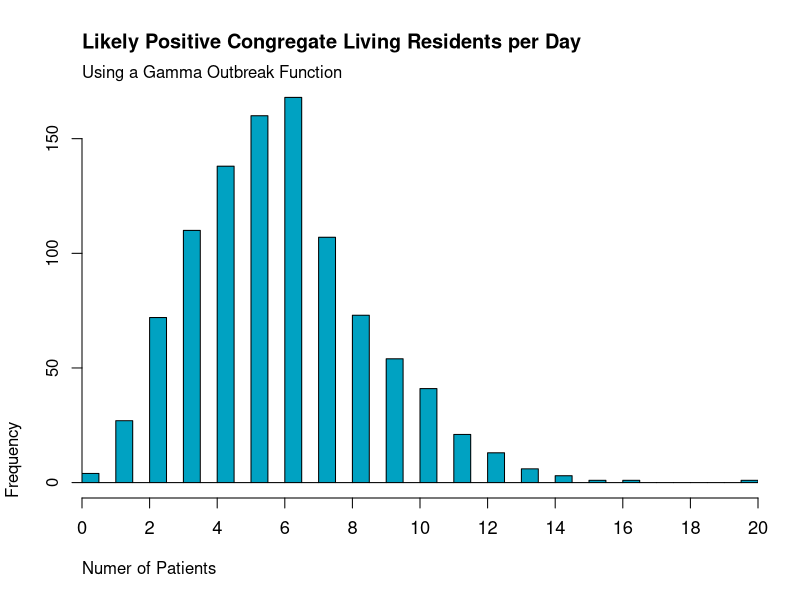
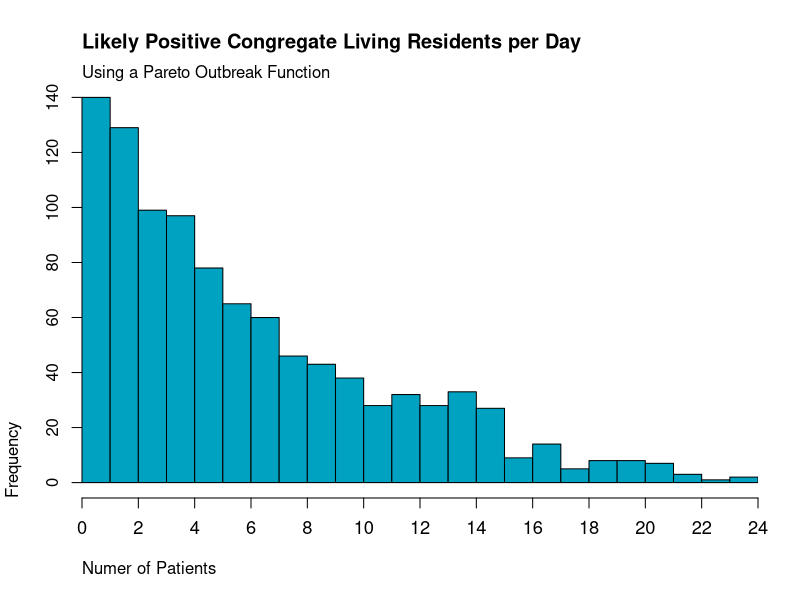

Write R code to recreate these figures, in order. (Note: this script raises an error after producing the figures.)
library(tidyverse)
n.sim <- 1000
lambda <- 8/56 # 8 nursing homes in 45 days

diff.Date(c(as.Date("2020-03-18"), Sys.Date()))

generate_convolution <- function(n_sim=1000, lambda = 8/56, mu = 40, 
																 sigma = 10, alpa_tol = .05, 
																 covar = .3, 
																 severity_func = "gamma", severity_cap = 100){
	
	severity_function <- match.arg(severity_func, c("gamma", "pareto"))
	if(severity_func=="gamma"){
		# Severity
		sigma.sq <- sigma^2
		beta <- mu/sigma.sq
		alpha <- beta * mu
		severity <- rgamma(n_sim, alpha, beta)
	} else{
		
		severity <- rmutil::rpareto(n = n_sim, m = mu, s = 100000)
		
		severity[severity>severity_cap] <- severity_cap
	}
	
	
	# Frequency
	frequency <- rpois(n_sim, lambda)
	
	frequency <- frequency * (1+covar)*rbinom(n_sim, 1, covar)
	
	# Convolution
	loss <- rpois(n_sim, severity * lambda)
	
	list(loss = loss, 
			 severity = severity, 
			 frequency = frequency)
}


# gamma severity function -------------------------------------------------

loss <- generate_convolution(lambda = 8/56, covar = 0)

summary(loss[["loss"]])
hist(loss[["loss"]], breaks = 30, right = FALSE,
		 col = "#00A2C2", 
		 xlab = "Numer of Patients",
		 main = "Likely Positive Congregate Living Residents per Day", 
		 adj=0, xaxs="i", xaxt="n", bty="l")
axis(1, seq(0,40,2), cex.axis=1.1, cex.lab=1.1)
mtext(text = "Using a Gamma Outbreak Function", side = 3, adj = 0)


# pareto severity function ------------------------------------------------

loss <- generate_convolution(lambda = 8/56, covar = 0, severity_func = "pareto")

summary(loss[["loss"]])
summary(loss[["severity"]])
hist(loss[["loss"]], breaks = 30, right = FALSE,
		 col = "#00A2C2", 
		 xlab = "Numer of Patients",
		 main = "Likely Positive Congregate Living Residents per Day", 
		 adj=0, xaxs="i", xaxt="n", bty="l")
axis(1, seq(0,40,2), cex.axis=1.1, cex.lab=1.1)
mtext(text = "Using a Pareto Outbreak Function", side = 3, adj = 0)

k <- (sd(rw)/mean(rw))^(-1.086)
c <- mean(rw)/(gamma(1+1/k))

k <- (20/mean(40))^(-1.086)
c <- mean(40)/(gamma(1+1/k))
hist(rweibull(100,k,c))
